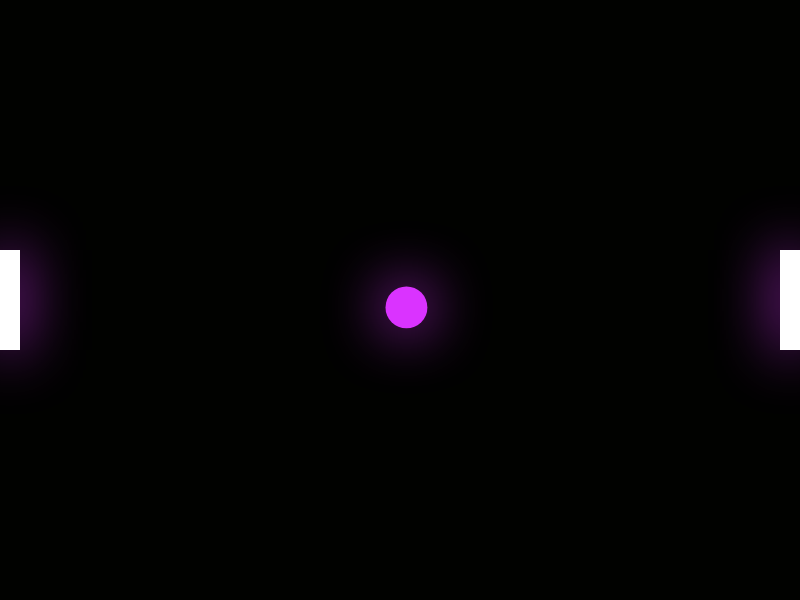
Frame 1 (no input)
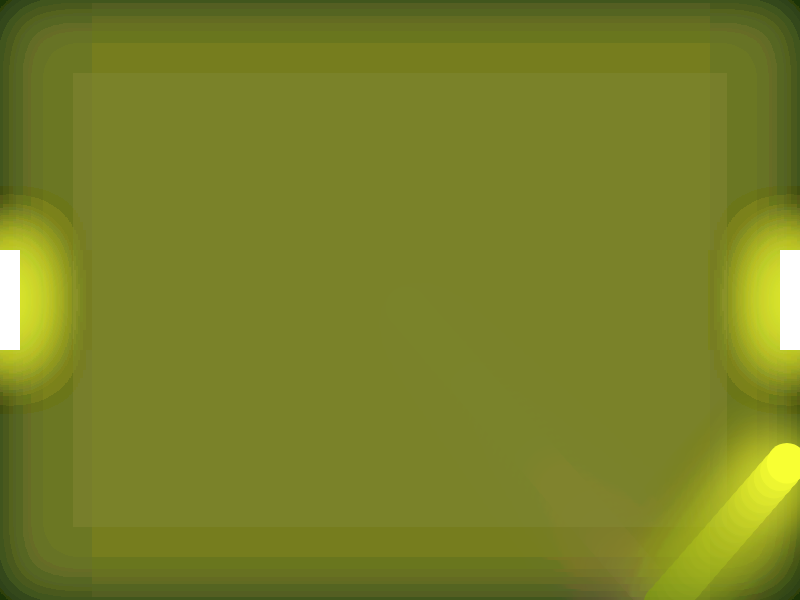
Frame 60 (no input)
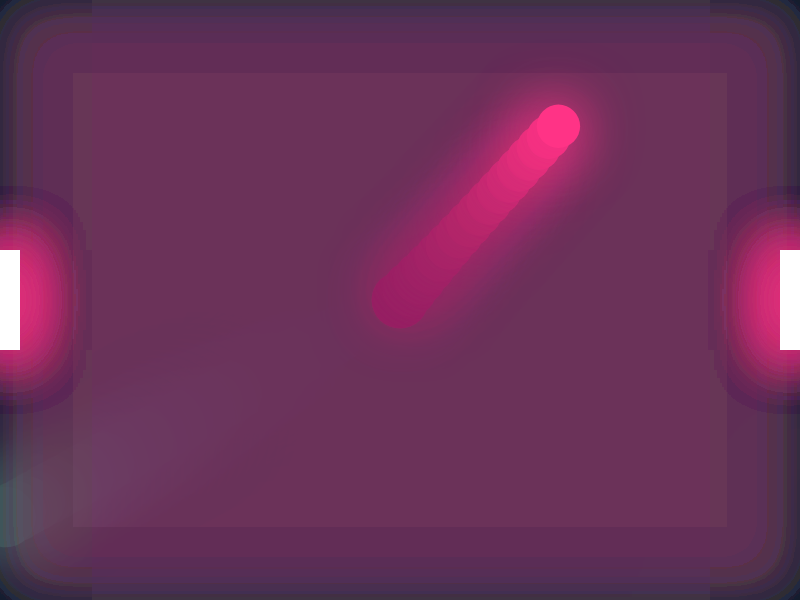
Frame 120 (the mouse pressed at the canvas centre since frame 60)

The p5.js sketch that drew these frames (run headless with seeded random() and noise() and a simulated clock; from frame 60 on, the mouse is pressed at the canvas centre):

// p5.js sketch
// ── sketch.js
let posX, velX;
let posY, velY;
let ballColor;
let ballSize;
let targetSize;

let bgHue;

let paddleWidth = 20;
let paddleHeight = 100;
let p1Y, p2Y;
let paddleSpeed = 7;

function setup() {
  createCanvas(800, 600);
  colorMode(HSB, 360, 100, 100);
  background(0);

  posX = width / 2;
  posY = height / 2;
  velX = random([-1, 1]) * random(5, 12);
  velY = random([-1, 1]) * random(5, 12);

  ballColor = color(random(360), 80, 100);
  targetSize = random(30, 70);
  ballSize = targetSize;

  bgHue = random(360);

  // Posizione iniziale palette
  p1Y = height / 2 - paddleHeight / 2;
  p2Y = height / 2 - paddleHeight / 2;
}

function draw() {
  // Sfondo animato
  bgHue = (bgHue + 1) % 360;
  noStroke();
  fill(bgHue, 80, 15, 0.05);
  rect(0, 0, width, height);

  // Muovi palla
  posX += velX;
  posY += velY;

  // Rimbalzo su alto/basso
  if (posY <= 0 || posY >= height) {
    velY *= -1;
    cambiaAspetto();
  }

  // Collisione con paddle sinistra (Giocatore 1)
  if (posX <= paddleWidth && posY > p1Y && posY < p1Y + paddleHeight) {
    velX *= -1;
    cambiaAspetto();
    posX = paddleWidth + 1;
  }

  // Collisione con paddle destra (Giocatore 2)
  if (posX >= width - paddleWidth && posY > p2Y && posY < p2Y + paddleHeight) {
    velX *= -1;
    cambiaAspetto();
    posX = width - paddleWidth - 1;
  }

  // Punto perso (fuori dai bordi orizzontali)
  if (posX < 0 || posX > width) {
    resetBall();
  }

  // Animazione palla
  ballSize += (targetSize - ballSize) * 0.2;
  fill(ballColor);
  noStroke();
  drawingContext.shadowBlur = 60;
  drawingContext.shadowColor = ballColor;
  ellipse(posX, posY, ballSize);

  // Disegna paddles
  drawPaddles();

  // Movimento giocatori
  movePlayers();
}

function cambiaAspetto() {
  ballColor = color(random(360), 80, 100);
  targetSize = random(30, 70);
}

function resetBall() {
  posX = width / 2;
  posY = height / 2;
  velX = random([-1, 1]) * random(5, 12);
  velY = random([-1, 1]) * random(5, 12);
  cambiaAspetto();
}

function drawPaddles() {
  noStroke();
  fill(0, 0, 100); // bianco
  rect(0, p1Y, paddleWidth, paddleHeight); // Giocatore 1 (sinistra)
  rect(width - paddleWidth, p2Y, paddleWidth, paddleHeight); // Giocatore 2 (destra)
}

function movePlayers() {
  // Giocatore 1 (W/S)
  if (keyIsDown(87)) { // W
    p1Y -= paddleSpeed;
  }
  if (keyIsDown(83)) { // S
    p1Y += paddleSpeed;
  }

  // Giocatore 2 (UP/DOWN)
  if (keyIsDown(UP_ARROW)) {
    p2Y -= paddleSpeed;
  }
  if (keyIsDown(DOWN_ARROW)) {
    p2Y += paddleSpeed;
  }

  // Limiti paddle
  p1Y = constrain(p1Y, 0, height - paddleHeight);
  p2Y = constrain(p2Y, 0, height - paddleHeight);
}
